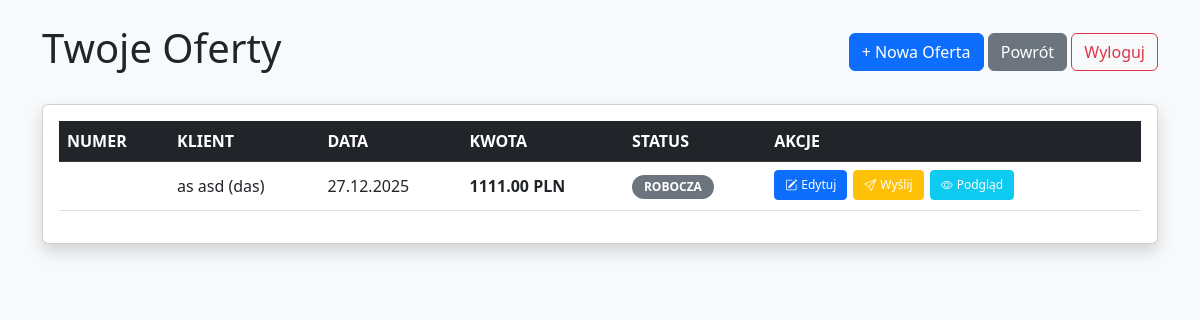
The page /offers/ (signed in) on the database as committed earlier.
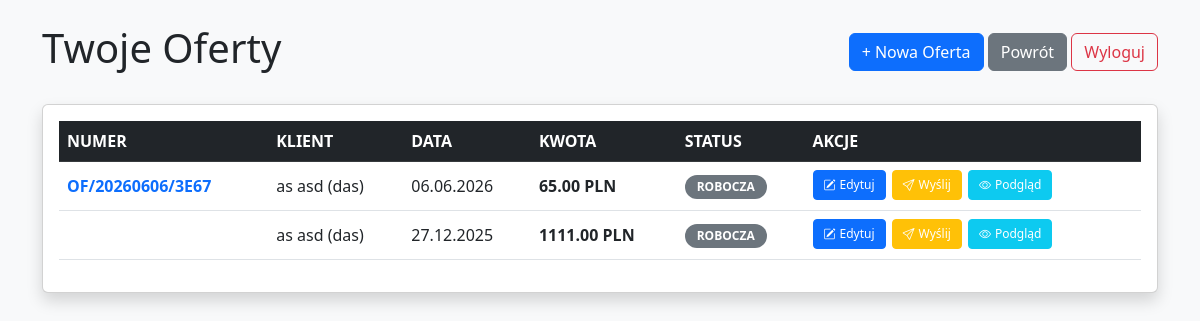
The same page on the database as committed later.
### offers/models.py (models this page shows, shortened)
class Offer(models.Model):
    class Status(models.TextChoices):
        DRAFT = 'draft', _('Robocza')
        PENDING = 'pending', _('Oczekuje na akceptację')
        IN_CONSULTATION = 'consultation', _('Konsultacja')
        APPROVED = 'approved', _('Zatwierdzona')
        SENT = 'sent', _('Wysłana')
        REJECTED = 'rejected', _('Odrzucona')
    class PaymentMethod(models.TextChoices):  # NOWOŚĆ (6)
        TRANSFER = 'transfer', _('Przelew tradycyjny')
        SPLIT_PAYMENT = 'split', _('Przelew (Split Payment)')
        CASH = 'cash', _('Gotówka')
        CARD = 'card', _('Karta płatnicza')
    seller = models.ForeignKey(Seller, on_delete=models.PROTECT, verbose_name="Wystawca", null=True)
    offer_number = models.CharField(max_length=50, unique=True, verbose_name="Numer oferty")
    client = models.ForeignKey(Client, on_delete=models.CASCADE, verbose_name="Klient", null=True)
    status = models.CharField(max_length=20, choices=Status.choices, default=Status.DRAFT, verbose_name="Status")
    description = RichTextField(null=True, blank=True, help_text="Wstęp/Opis oferty")
    total_price = models.DecimalField(max_digits=10, decimal_places=2, default=0, verbose_name="Suma PLN")
    currency_rate = models.DecimalField(max_digits=6, decimal_places=4, default=1.0000,
                                        verbose_name="Kurs EUR (dla informacji)")
    created_at = models.DateTimeField(auto_now_add=True)
    updated_at = models.DateTimeField(auto_now=True)
    validity_days = models.PositiveIntegerField(default=14, verbose_name="Ważność oferty (dni)")
    payment_deadline_days = models.PositiveIntegerField(default=7, verbose_name="Termin płatności (dni)")
    payment_method = models.CharField(max_length=20, choices=PaymentMethod.choices, default=PaymentMethod.TRANSFER,
                                      verbose_name="Metoda płatności")
    rejection_reason = models.TextField(blank=True, null=True, verbose_name="Powód odrzucenia (CEO)")
    external_file = models.FileField(upload_to='offers_archive/', null=True, blank=True, verbose_name="Archiwalny PDF")
    created_by = models.ForeignKey(User, on_delete=models.SET_NULL, null=True, blank=True, verbose_name="Utworzył")
    @property
    def css_class(self):
        return f"status-{self.status}"
    class Meta:
        ordering = ['-created_at']
        verbose_name = "Oferta"
        verbose_name_plural = "Baza Ofert"

class Client(models.Model):
    company = models.ForeignKey(Company, on_delete=models.CASCADE, related_name='employees', verbose_name="Firma")
    first_name = models.CharField(max_length=100, verbose_name="Imię")
    last_name = models.CharField(max_length=100, verbose_name="Nazwisko")
    email = models.EmailField(verbose_name="Email")
    phone = models.CharField(max_length=20, blank=True, verbose_name="Telefon")
    position = models.CharField(max_length=100, blank=True,
                                verbose_name="Stanowisko")  # np. "Dyrektor IT" vs "Serwisant"
    def __str__(self):
        return f"{self.first_name} {self.last_name} ({self.company.name})"
    class Meta:
        verbose_name = "Klient / Kontakt"
        verbose_name_plural = "Baza Klientów"

class Company(models.Model):
    name = models.CharField(max_length=200, verbose_name="Nazwa Firmy")
    nip = models.CharField(max_length=20, blank=True, null=True, verbose_name="NIP")
    address = models.TextField(verbose_name="Adres", blank=True)
    class Meta:
        verbose_name = "Firma"
        verbose_name_plural = "Baza Firm"

### offers/views.py (the view)
# urls.py: path('offers/', views.offer_list, name='offer_list'),
@login_required
def offer_list(request):
    offers = Offer.objects.all().order_by('-created_at')
    return render(request, 'offers/offer_list.html', {'offers': offers})

### offers/templates/offers/offer_list.html (shortened to what this page needs)
{% load static %}
<!DOCTYPE html>
<html lang="pl">
<head>
    <link
            href="https://cdn.jsdelivr.net/npm/bootstrap@5.3.0/dist/css/bootstrap.min.css"
            rel="stylesheet"
    />
    <link rel="stylesheet" href="{% static 'offers/offer_list.css' %}"/>
    <link rel="stylesheet" href="https://cdn.jsdelivr.net/npm/bootstrap-icons@1.11.1/font/bootstrap-icons.css">
</head>
<body class="bg-light">
<div class="container mt-4">
    <div class="d-flex justify-content-between align-items-center mb-4">
        <h1>Twoje Oferty</h1>
        <div>
            <a href="{% url 'offer_create' %}" class="btn btn-primary"
            >+ Nowa Oferta</a
            >
            <a href="{% url 'home' %}" class="btn btn-secondary">Powrót</a>
            <form action="{% url 'logout' %}" method="post" class="d-inline">
                <button type="submit" class="btn btn-outline-danger">
                    Wyloguj
                </button>
            </form>
        </div>
    </div>
    <div class="card shadow">
        <div class="card-body">
            <table class="table table-hover align-middle">
                <thead class="table-dark">
                <tr>
                    <th>NUMER</th>
                    <th>KLIENT</th>
                    <th>DATA</th>
                    <th>KWOTA</th>
                    <th>STATUS</th>
                    <th style="min-width: 250px">AKCJE</th>
                </tr>
                </thead>
                <tbody>
                {% for offer in offers %}
                    <tr>
                        <td>
                            <a
                                    href="{% url 'offer_detail' offer.pk %}"
                                    class="fw-bold text-decoration-none"
                            >
                                {{ offer.offer_number }}
                            </a>
                        </td>
                        <td>{{ offer.client }}</td>
                        <td>{{ offer.created_at|date:"d.m.Y" }}</td>
                        <td>
                            <strong>{{ offer.total_price }} PLN</strong>
                        </td>
                        <td>
                            <span class="badge {{ offer.css_class }}">{{ offer.get_status_display }}</span>
                        </td>
                        <td class="table-actions">
                            <div class="d-flex flex-wrap gap-1">
                                {% if offer.status == 'draft' %}
                                    <a href="{% url 'offer_edit' offer.pk %}"
                                       class="btn btn-sm btn-primary d-inline-flex align-items-center" title="Edytuj">
                                        <i class="bi bi-pencil-square me-1"></i> Edytuj
                                    </a>
                                    <a href="{% url 'offer_change_status' offer.pk 'submit' %}"
                                       class="btn btn-sm btn-warning d-inline-flex align-items-center"
                                       title="Wyślij do CEO">
                                        <i class="bi bi-send me-1"></i> Wyślij
                                    </a>
                                {% endif %}
                                <a href="{% url 'offer_detail' offer.pk %}"
                                   class="btn btn-sm btn-info text-white d-inline-flex align-items-center">
                                    <i class="bi bi-eye me-1"></i> Podgląd
                                </a>
                            </div>
                        </td>
                    </tr>
                {% endfor %}
                </tbody>
            </table>
        </div>
    </div>
</div>
</body>
</html>

Rows that differ between the two databases and show on the page:
added Offer: offer_number "OF/20260606/3E67", client "as asd (das)", created_at "06.06.2026", total_price "65.00", status "ROBOCZA", shows "Edytuj"
